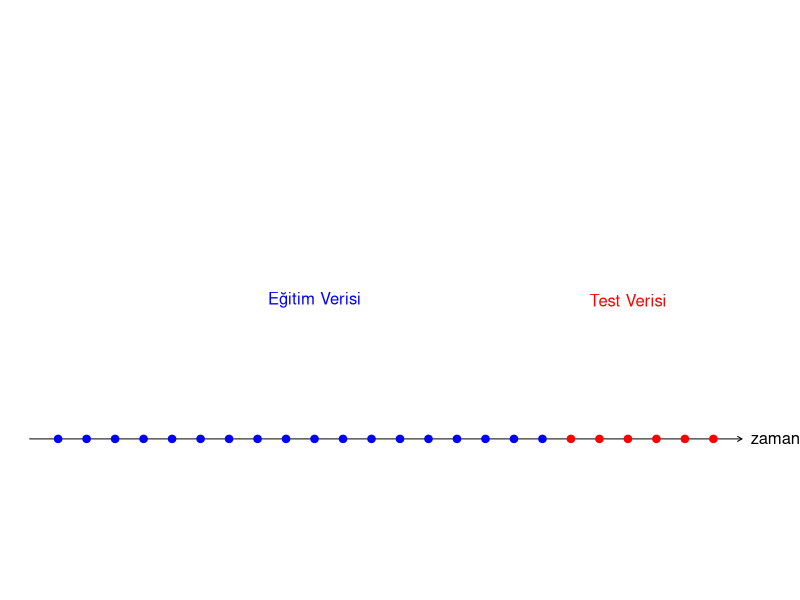
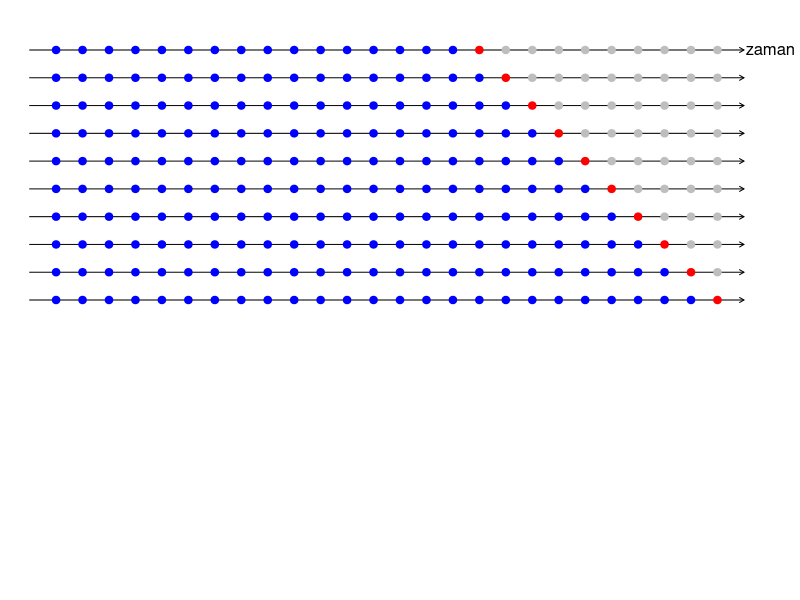
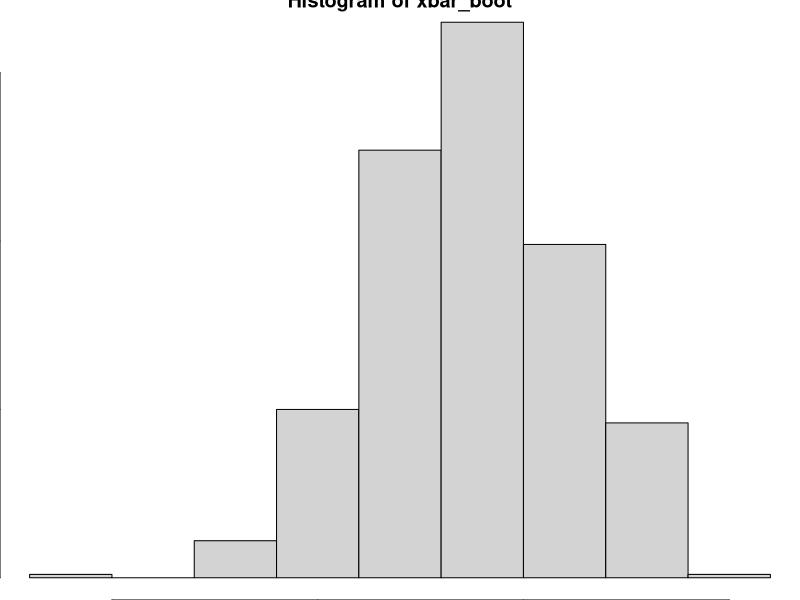

R code for these plots, in order:
## ---- chunk 1
train = 1:18
test = 19:24
par(mar=c(0,0,0,0))
plot(0,0,xlim=c(0,26),ylim=c(0,2),xaxt="n",yaxt="n",bty="n",xlab="",ylab="",type="n")
arrows(0,0.5,25,0.5,0.05)
points(train, train*0+0.5, pch=19, col="blue")
points(test,  test*0+0.5,  pch=19, col="red")
text(26,0.5,"  zaman")
text(10,1,"Eğitim Verisi",col="blue")
text(21,1,"Test Verisi",col="red")
## ---- chunk 2
par(mar=c(0,0,0,0))
plot(0,0,xlim=c(0,28),ylim=c(0,1),
       xaxt="n",yaxt="n",bty="n",xlab="",ylab="",type="n")
i <- 1
for(j in 1:10)
{
  test <- (16+j):26
  train <- 1:(15+j)
  arrows(0,1-j/20,27,1-j/20,0.05)
  points(train,rep(1-j/20,length(train)),pch=19,col="blue")
  if(length(test) >= i)
    points(test[i], 1-j/20, pch=19, col="red")
  if(length(test) >= i)
    points(test[-i], rep(1-j/20,length(test)-1), pch=19, col="gray")
  else
    points(test, rep(1-j/20,length(test)), pch=19, col="gray")
}
text(28,.95,"zaman")
## ---- chunk 3
set.seed(12345)
n <- 10
x <- rnorm(n, mean=0, sd=1) # anakütle standart normal
xbar <- mean(x)
se_xbar <- 1/sqrt(n)  # teorik standart hata
se_xbar_est <- sqrt(var(x)/n) # örneklem standart hatası
# Bootstrap standart hatasının bulunması
# Tek bootstrap örneklemi için: 
x_boot1 <- sample(x, n, replace = TRUE) # yerine koyarak örnekleme
x_boot1
# boot1 için örneklem ortalaması
xbar_boot1 <- mean(x_boot1) 
xbar_boot1
## ---- chunk 4
B <- 500 # Bootstrap yineleme sayısı
xbar_boot <- numeric(B)
for (i in 1:B) { 
  xbar_boot[i] <- mean(sample(x, n, replace = TRUE))
} 
sd(xbar_boot) # bootstrap std hatası
## ---- chunk 5
1/sqrt(n) # theoretical std error (sigma/sqrt(n)) 
sqrt(var(x)/n) # sample std error 
## ---- chunk 6
hist(xbar_boot)
